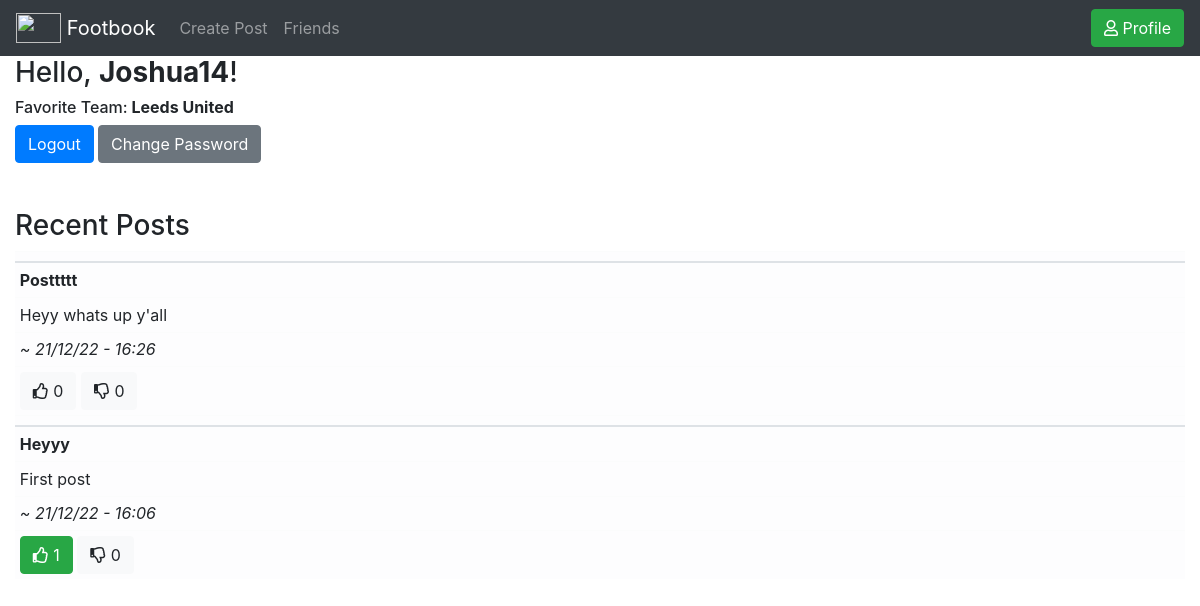
The app's page /profile (signed in) with its own data.
### app/models.py (models this page shows)
class User(UserMixin, db.Model):
    id = db.Column(db.Integer, primary_key=True) # primary keys are required by SQLAlchemy
    email = db.Column(db.String(100), unique=True, nullable=False)
    username = db.Column(db.String(1000), unique=True, nullable=False)
    password = db.Column(db.String(100), nullable=False)
    team = db.Column(db.String(1000), nullable=False)
    posts = db.relationship('Post', backref='user', lazy='joined')
    friends =  db.relationship(
                    'User',secondary=Friends,
                    primaryjoin=Friends.c.user_id1==id,
                    secondaryjoin=Friends.c.user_id2==id)

class Post(db.Model):
    id = db.Column(db.Integer, primary_key=True) #primary key
    title = db.Column(db.String(200), nullable=False) #string max char length 200
    description = db.Column(db.String(1000), nullable=False) #string max char length 1000
    dateTimePosted = db.Column(db.DateTime, nullable=False) #DateTime data type
    likes = db.relationship('User', secondary=Likes, backref='liked')
    dislikes = db.relationship('User', secondary=Dislikes, backref='disliked')
    user_id = db.Column(db.Integer, db.ForeignKey('user.id'),nullable=False)

### app/views.py (the view, shortened to what this page needs)
@app.route('/profile', methods=['GET', 'POST'])
@login_required
def profile():
    posts = models.Post.query.filter_by(user=current_user).order_by(models.Post.dateTimePosted.desc()).limit(10)
    return render_template('profile.html', username=current_user.username, posts=posts)

### app/__init__.py (called while the page is built)
@login_manager.user_loader
def load_user(user_id):
    return User.query.get(int(user_id))

### app/templates/profile.html
{% extends "base.html" %}
{% block content %}
<h3 class="title">
  Hello, <b>{{ username }}</b>!
</h3>
<h6>Favorite Team:<b> {{ current_user.team }}</b><h6>
<form action="" method="post" name="logout">
    <input type="submit" class="btn btn-primary" value="Logout" name = "l">
    <input type="submit" class="btn btn-secondary" value="Change Password" name = "c">
</form>
<br></br>
<h3>Recent Posts</h3>
<table class = "table table-sm">
    {% for post in posts %}
    <thead class = "table-light">
        <th></th>
        <tr>
            <td><b>{{post.title}}</b></td>
        </tr>
        <tr>
            <td>{{post.description}}</td>
        </tr>
        <tr>
            <td><i>~ {{post.dateTimePosted.strftime("%d/%m/%y - %H:%M")}}</i></td>
        </tr>
        <tr>
            <td>
                {% if post not in current_user.liked %}
                <button class="btn btn-light" name="like" value={{post.id}} id=like{{post.id}}><i class="far fa-thumbs-up"></i> {{(post.likes| length)}} </button>
                {% else %}
                <button class="btn btn-success" name="like" value={{post.id}} id=like{{post.id}}><i class="far fa-thumbs-up"></i> {{(post.likes| length)}} </button>
                {% endif %}
                {% if post not in current_user.disliked %}
                <button class="btn btn-light" name="dislike" value={{post.id}} id=dislike{{post.id}}><i class="far fa-thumbs-down"></i> {{(post.dislikes| length)}} </button>
                {% else %}
                <button class="btn btn-danger" name="dislike" value={{post.id}} id=dislike{{post.id}}><i class="far fa-thumbs-down"></i> {{(post.dislikes| length)}} </button>
                {% endif %}
            </td>
        </tr>
    </thead>
    {% endfor %}
    </table>
    {% endblock %}

### records on screen
User: username "Joshua14", team "Leeds United"
Post: title "Posttttt", description "Heyy whats up y'all", dateTimePosted "21/12/22 - 16:26", {{ post.id }} 3 (drawn), likes "0", dislikes "0"
Post: title "Heyyy", description "First post", dateTimePosted "21/12/22 - 16:06", likes "1", dislikes "0"
